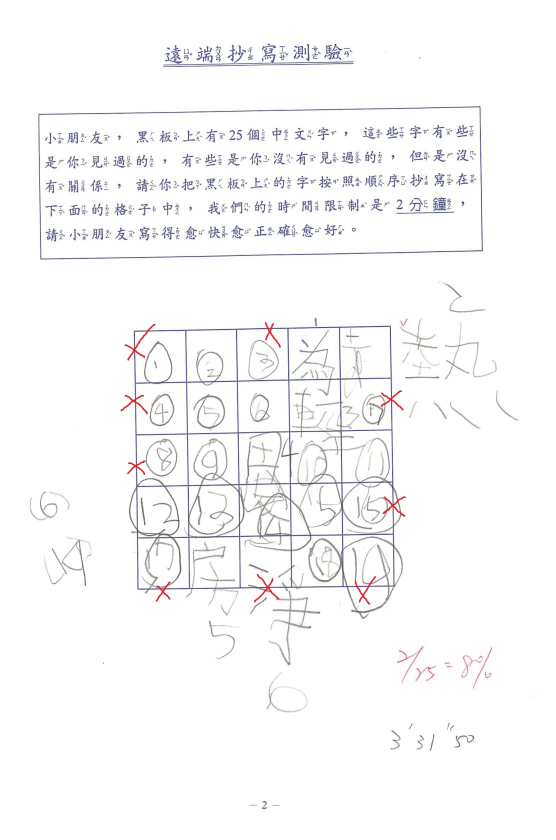
#> input picture Q2/02_image.jpg, 1111 x 1680 px (shown at 1/2 size)
$ jupyter execute q2.ipynb
#> lines starting #> are read from the running program, lines starting #| are printed output that depends on the picture; after the words box and inside, x2 and y2 are one past the last pixel; in counts of white or black regions, pixels touching at a corner belong together
[cell 1]
import cv2
import numpy as np

[cell 2]
img = cv2.imread('02_image.jpg')
#> img is the input picture: shape (1680, 1111, 3); mean B, G, R 249.1, 248.6, 248.8
img_grqy = cv2.cvtColor(img,cv2.COLOR_BGR2GRAY)

# 模糊處理
img_blur = cv2.GaussianBlur(img_grqy,(7,7),0)
# 邊緣檢測
edges = cv2.Canny(img_blur,100,370)
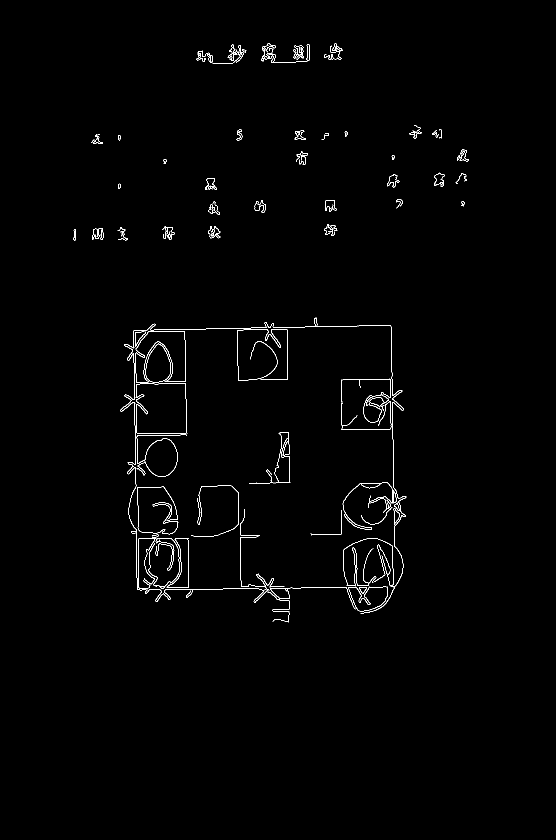
#> edges: shape (1680, 1111) (shown at 1/2 size); 0.88% white in thin lines or dots, all inside (x1, y1, x2, y2) = (146, 86, 938, 1245)
cv2.imwrite('canny_edges.jpg', edges)
#> Out = True

[cell 3]
rho = 1    # 距離解析度
theta = np.pi / 170 # 角度解析度
threshold = 100   # 閾值
min_line_length = 400 # 最短線段長度
max_line_gap = 90 # 最大線段間隙
lines = cv2.HoughLinesP(edges, rho, theta, threshold, minLineLength=min_line_length, maxLineGap=max_line_gap)
#> lines = [[270, 660, 778, 650], [781, 651, 791, 1171], [269, 661, 279, 1179], [292, 1181, 790, 1172]]
result = img.copy()
for line in lines:
    x1, y1, x2, y2 = line[0]
    cv2.line(result, (x1, y1), (x2, y2), (0, 255, 0), 2)
#> this loop made 4 passes
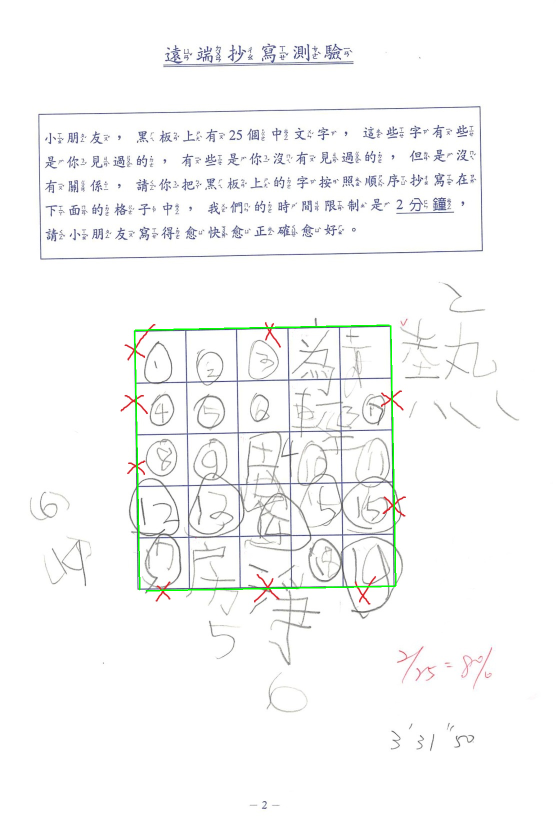
#> result: shape (1680, 1111, 3) (shown at 1/2 size); 0.33% of pixels changed, all inside (x1, y1, x2, y2) = (268, 649, 793, 1183)
cv2.imwrite('hough_lines_result.jpg', result)
#> Out = True

[cell 4]
loc = []
for line in lines:
    x1,y1,x2,y2 = line[0]
    loc.extend([[x1,y1],[x2,y2]])
#> after the loop, loc = [[270, 660], [778, 650], [781, 651], [791, 1171], [269, 661], [279, 1179], [292, 1181], [790, 1172]]
loc = np.array(loc,dtype=np.float32)

[cell 5]
#kmeans分群
criteria = (cv2.TERM_CRITERIA_EPS + cv2.TERM_CRITERIA_MAX_ITER, 10, 1.0)
#> criteria = (3, 10, 1)
K = 4
_, labels, centers = cv2.kmeans(loc, K, None, criteria, 10, cv2.KMEANS_PP_CENTERS)
#> labels = [2, 1, 1, 3, 2, 0, 0, 3]; centers = [[285.5, 1180], [779.5, 650.5], [269.5, 660.5], [790.5, 1171.5]]

# 轉回整數
final_corners = centers.astype(np.int32)
#> final_corners = [[285, 1180], [779, 650], [269, 660], [790, 1171]]

final_corners_y_sort = np.argsort(final_corners[:,1])
#> final_corners_y_sort = [1, 2, 3, 0]
top = [final_corners[i] for i in final_corners_y_sort[:2]]
#> top = [[779, 650], [269, 660]]
bottom = [final_corners[i] for i in final_corners_y_sort[-2:]]
#> bottom = [[790, 1171], [285, 1180]]

if top[0][0] > top[1][0]:
    top_left = top[1]
#> top_left = [269, 660]
    top_right = top[0]
#> top_right = [779, 650]
else:
    top_left = top[0]
    top_right = top[1]

if bottom[0][0] > bottom[1][0]:
    bottom_left = bottom[1]
#> bottom_left = [285, 1180]
    bottom_right = bottom[0]
#> bottom_right = [790, 1171]
else:
    bottom_left = bottom[0]
    bottom_right = bottom[1]

square = np.array([top_left,top_right,bottom_right,bottom_left])
#> square = [[269, 660], [779, 650], [790, 1171], [285, 1180]]

[cell 6]
final = img.copy()
for i in range(4):
    cv2.line(final,tuple(square[i]),tuple(square[(i+1)%4]),(0,255,0),2)
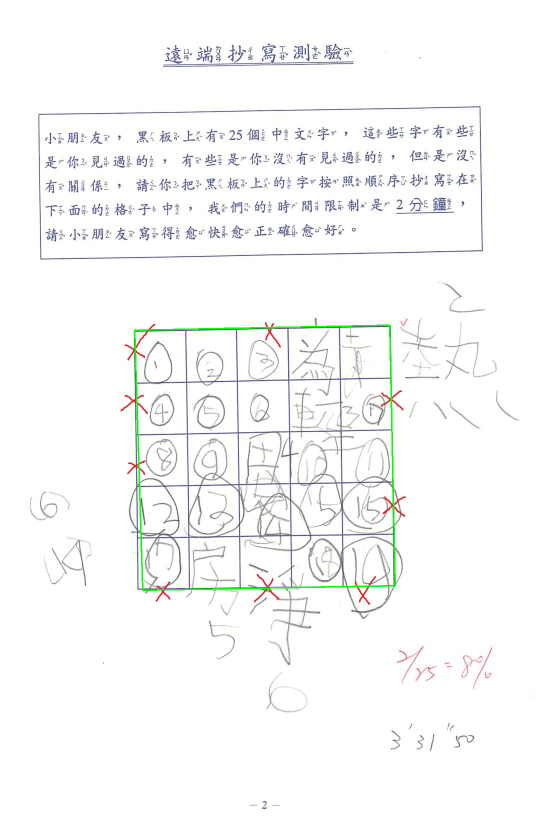
#> final: shape (1680, 1111, 3) (shown at 1/2 size); 0.33% of pixels changed, all inside (x1, y1, x2, y2) = (268, 649, 792, 1182)
cv2.imwrite('hough_lines_result_with_boundary.jpg', final)
#> Out = True
